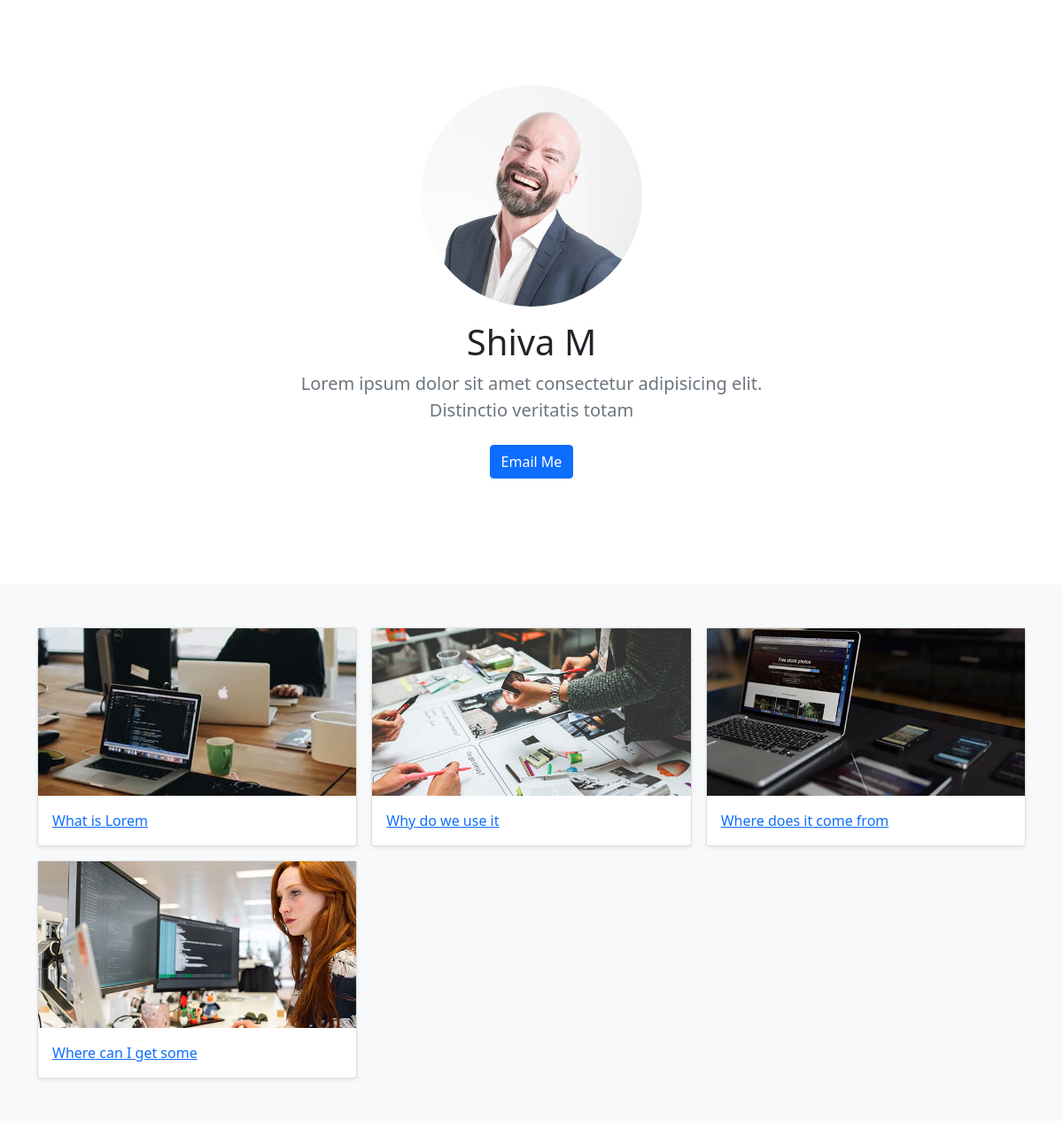
The page / on the database its author committed.
### projects/models.py (models this page shows, shortened)
class Project(models.Model):
    title = models.CharField(max_length=250)
    project_image = models.ImageField(upload_to='images/')
    description = models.TextField()

### projects/views.py (the view)
# urls.py: 2. Add a URL to urlpatterns:  path('', views.home, name='home')
def home(request):
    projects = Project.objects
    return render(request, 'projects/home.html', {'projects': projects})

### projects/templates/projects/home.html (shortened to what this page needs)
<!doctype html>
<html lang="en">
    {% load static %}
  <head>
    <link href="{% static 'css/bootstrap.min.css' %}" rel="stylesheet">
  </head>
  <body>
<main>
  <section class="py-5 text-center container">
    <div class="row py-lg-5">
      <div class="col-lg-6 col-md-8 mx-auto">
          <img class="rounded-circle mb-3" src="{% static 'profile.jpg' %}" alt="" style="width: 250px; height: 250px;">
        <h1 class="fw-light">Shiva M</h1>
        <p class="lead text-muted">Lorem ipsum dolor sit amet consectetur adipisicing elit. Distinctio veritatis totam</p>
        <p>
          <a href="mailto:contact@primeinspire.com" class="btn btn-primary my-2">Email Me</a>
        </p>
      </div>
    </div>
  </section>
  <div class="album py-5 bg-light">
    <div class="container">
      <div class="row row-cols-1 row-cols-sm-2 row-cols-md-3 g-3">
        {% for project in projects.all %}
        <div class="col">
          <a href="{% url 'detail' project.id %}" class="card shadow-sm">
            <img src="{{ project.project_image.url }}" alt="">
            <div class="card-body">
              <p class="card-text">{{ project.title }}</p>
            </div>
        </a>
        </div>
        {% endfor %}
      </div>
    </div>
  </div>
</main>
  </body>
</html>

### rows shown on the page
Project: project_image (picture), title "What is Lorem"
Project: project_image (picture), title "Why do we use it"
Project: project_image (picture), title "Where does it come from"
Project: project_image (picture), title "Where can I get some"
